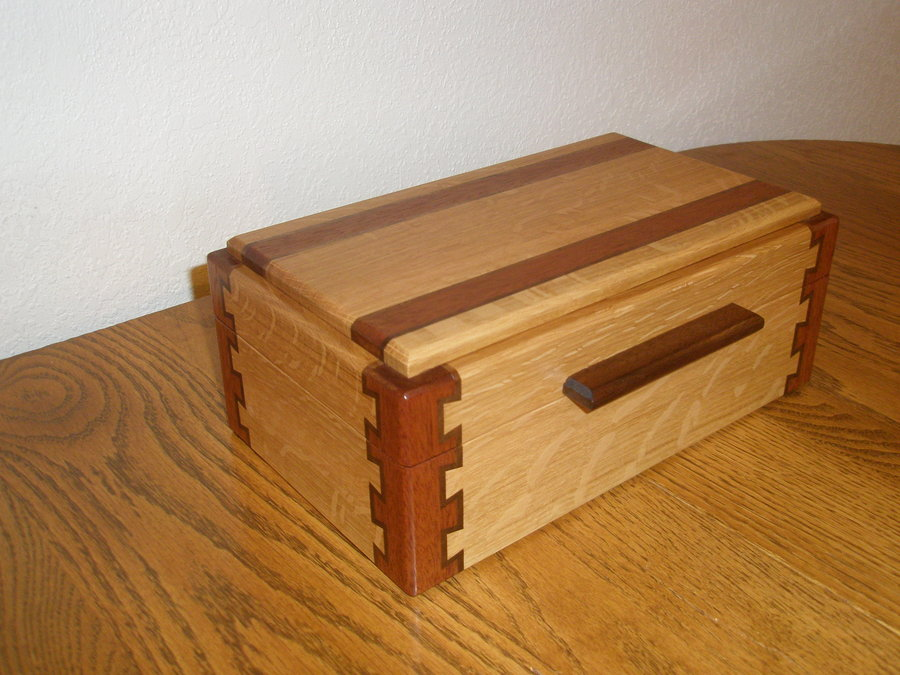
#> input picture Image Features/Corner/Corner3.jpg, 900 x 675 px
$ python GoodFeatures.py
#> lines starting #> are read from the running program, lines starting #| are printed output that depends on the picture
#Better than connerHarris

import cv2
import numpy as np

corner = cv2.imread('Corner3.jpg')
#> corner is the input picture: shape (675, 900, 3); mean B, G, R 92.2, 133.8, 173.5

corner =cv2.resize(corner,None,fx=1.5,fy=1.5,interpolation=cv2.INTER_LINEAR)
#> corner: shape (1012, 1350, 3)
gray =cv2.cvtColor(corner,cv2.COLOR_BGR2GRAY)
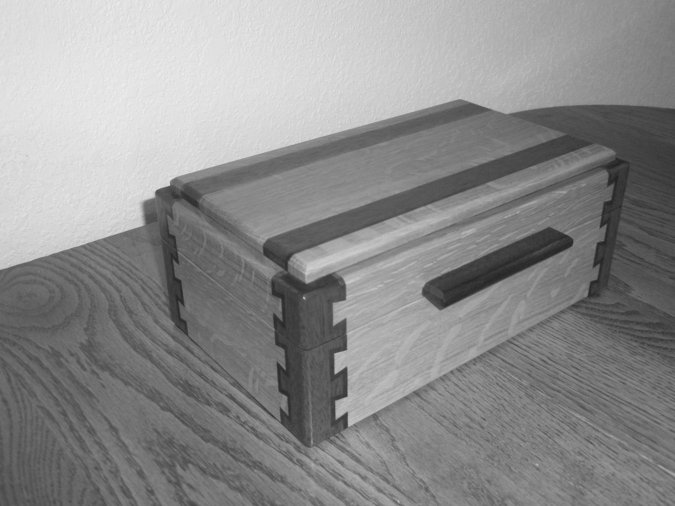
#> gray: shape (1012, 1350) (shown at 1/2 size); min 31, max 242, mean 140.8

good_corner = cv2.goodFeaturesToTrack(gray,maxCorners=7,qualityLevel=.05,minDistance=35)
#> good_corner = [[607, 594], [670, 747], [694, 824], [693, 699], [339, 370], [691, 637], [570, 739]]

for item in good_corner:
	x, y =item[0]
	cv2.circle(corner,(x,y),5,255,-1)
#> this loop made 7 passes
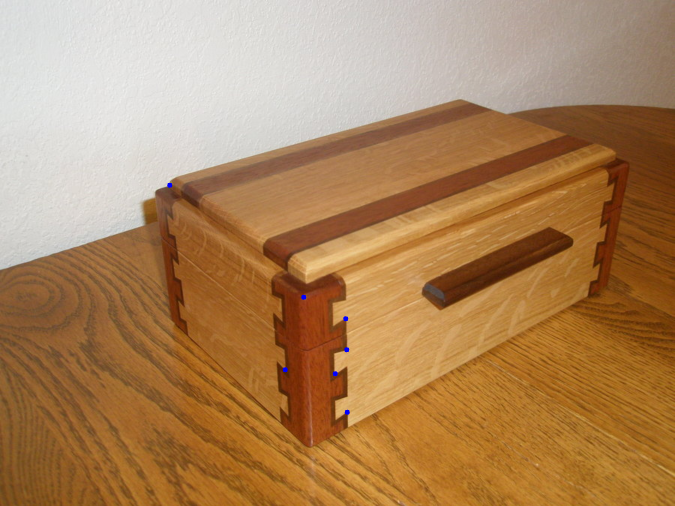
#> corner: shape (1012, 1350, 3) (shown at 1/2 size); mean B, G, R 92.2, 133.7, 173.3

cv2.imshow("Top 'k' features", corner)
cv2.waitKey()

$ run again, with Image Features/Corner/Corner4.jpg copied over Image Features/Corner/Corner3.jpg
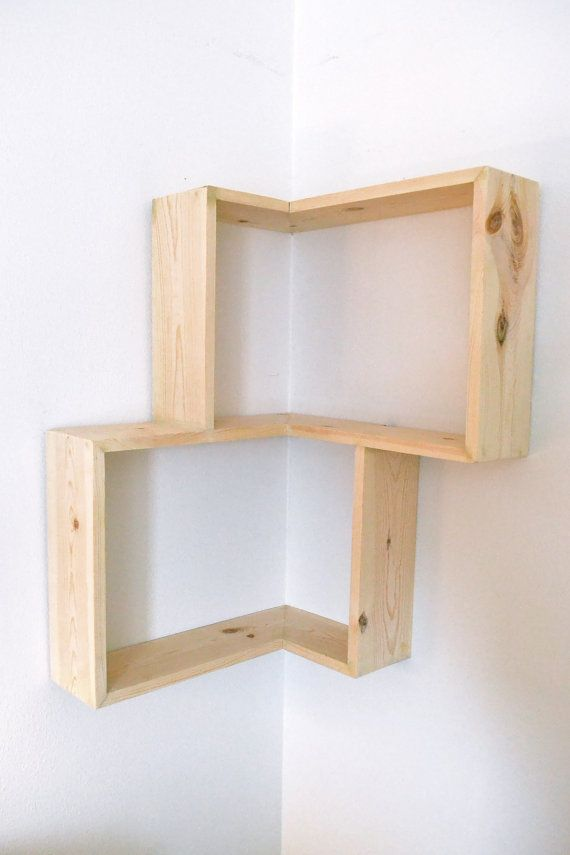
#> input picture Image Features/Corner/Corner4.jpg, 570 x 855 px
#> corner is the input picture: shape (855, 570, 3); mean B, G, R 209.9, 214, 222.7
#> `gray =cv2.cvtColor(corner,cv2.COLOR_BGR2GRAY)`:
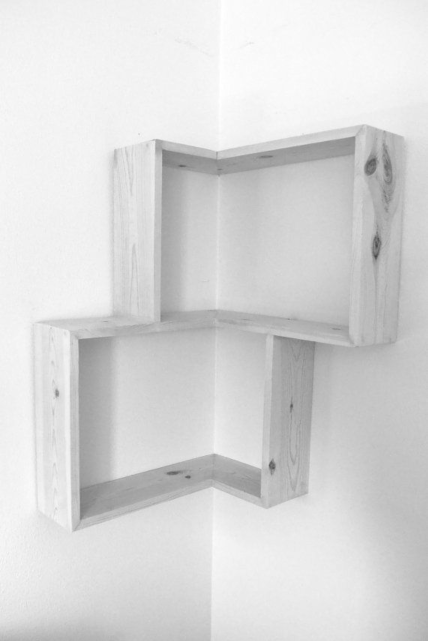
#> gray: shape (1282, 855) (shown at 1/2 size); min 64, max 255, mean 216.1
#> good_corner = [[434, 304], [370, 954], [278, 267], [543, 922], [710, 273], [583, 809], [751, 518]]
#> the loop `for item in good_corner:` made 7 passes
#> after the loop `for item in good_corner:`:
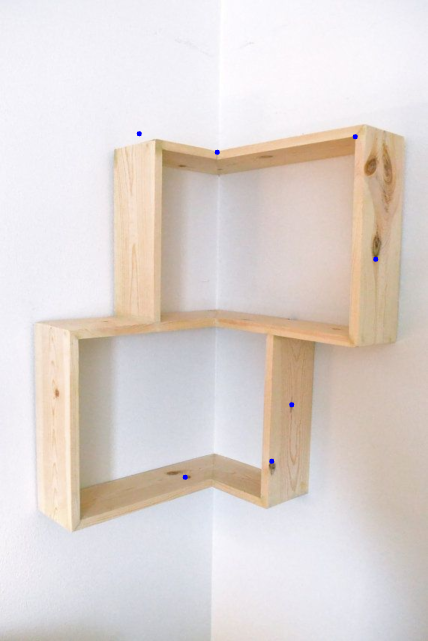
#> corner: shape (1282, 855, 3) (shown at 1/2 size); mean B, G, R 209.9, 213.9, 222.6
